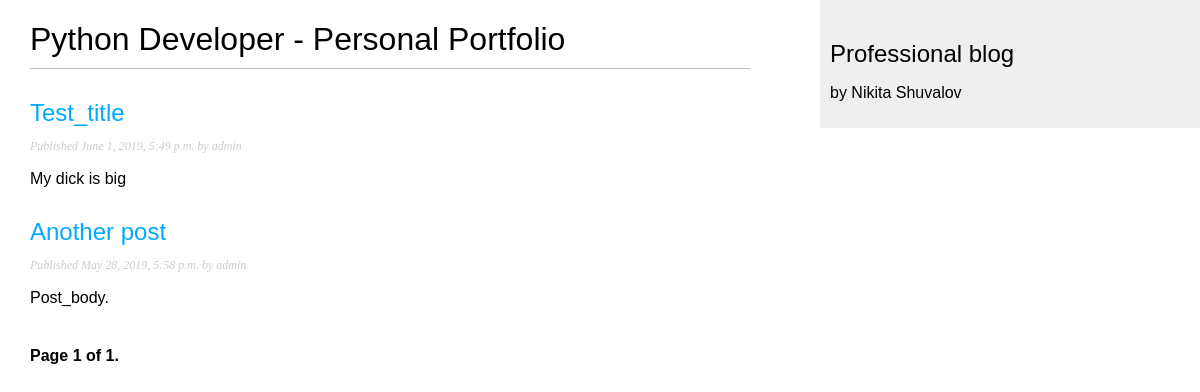
/blog/, run on an earlier commit of the app's database.
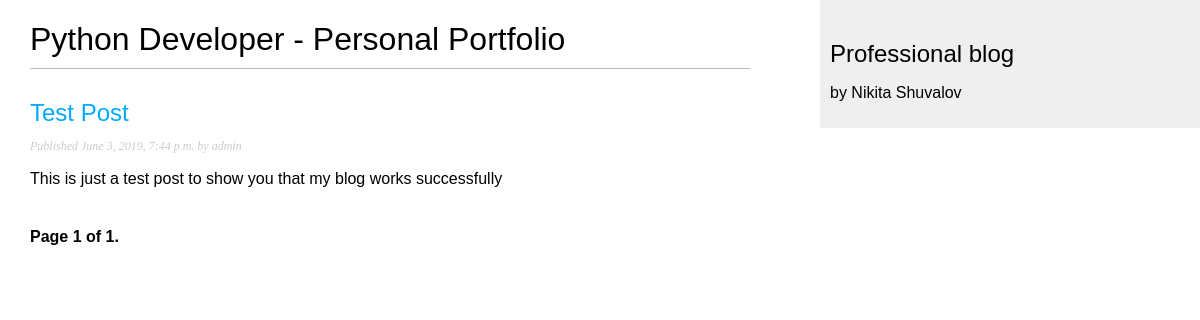
And on a later commit of the database.
### blog/models.py (models this page shows, shortened)
class Post(models.Model):
    STATUS_CHOICES = (
        ('draft', 'Draft'),
        ('published', 'Published')
    )
    title = models.CharField(max_length=250)
    slug = models.SlugField(max_length=250, unique_for_date='publish')
    author = models.ForeignKey(User, on_delete=models.CASCADE, related_name='blog_posts')
    body = models.TextField()
    publish = models.DateTimeField(default=timezone.now)
    created = models.DateTimeField(auto_now_add=True)
    updated = models.DateTimeField(auto_now=True)
    status = models.CharField(max_length=10, choices=STATUS_CHOICES, default='draft')
    objects = models.Manager()
    published = PublishedManager()
    class Meta:
        ordering = ['-publish']
    def get_absolute_url(self):
        return reverse('blog:post_detail', args=[self.publish.year, self.publish.month, self.publish.day, self.slug])

### blog/views.py (the view)
# urls.py: path('', views.PostListView.as_view(), name='post_list'),
class PostListView(ListView):
    queryset = Post.published.all()
    context_object_name = 'posts'
    paginate_by = 3
    template_name = 'blog/post/list.html'

### blog/templates/blog/post/list.html (shortened to what this page needs)
{% extends "blog/base.html" %}
{% block content %}
  <h1>Python Developer - Personal Portfolio</h1>
  {% for post in posts %}
    <h2>
      <a href="{{ post.get_absolute_url }}">
        {{ post.title }}
      </a>
    </h2>
    <p class="date">
      Published {{ post.publish }} by {{ post.author }}
    </p>
    {{ post.body|truncatewords:30|linebreaks }}
  {% endfor %}
  {% include "pagination.html" with page=page_obj %}
{% endblock %}

### blog/templates/blog/base.html (shortened to what this page needs)
{% load static %}
<!DOCTYPE html>
<html>
<head>
  <link href="{% static "css/blog.css" %}" rel="stylesheet">
</head>
<body>
  <div id="content">
    {% block content %}
    {% endblock %}
  </div>
  <div id="sidebar">
    <h2>Professional blog</h2>
      <p>by Nikita Shuvalov</p>
  </div>
</body>
</html>

### blog/templates/pagination.html (shortened to what this page needs)
<div class="pagination">
  <span class="step-links">
    <span class="current">
      Page {{ page.number }} of {{ page.paginator.num_pages }}.
    </span>
  </span>
</div>

### blog/static/css/blog.css (style rules this page uses)
body { margin:0; padding:0; font-family:helvetica, sans-serif; }
a { color:#00abff; text-decoration:none; }
h1 { font-weight:normal; border-bottom:1px solid #bbb; padding:0 0 10px 0; }
h2 { font-weight:normal; margin:30px 0 0; }
#content { float:left; width:60%; padding:0 0 0 30px; }
#sidebar { float:right; width:30%; padding:10px; background:#efefef; height:100%; }
p.date { color:#ccc; font-family: georgia, serif; font-size: 12px; font-style: italic; }
.pagination { margin:40px 0; font-weight:bold; }

What changed in the data, as far as the page shows it:
removed Post: title "Test_title", publish "June 1, 2019, 5:49 p.m.", author "admin", body "My dick is big"
removed Post: title "Another post", publish "May 28, 2019, 5:58 p.m.", author "admin", body "Post_body."
added Post: title "Test Post", publish "June 3, 2019, 7:44 p.m.", author "admin", body "This is just a test post to show you that my blog works successfully"
